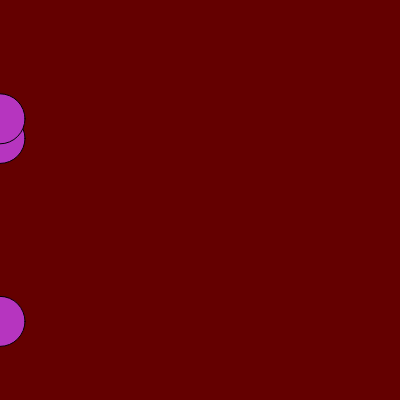
Frame 1 (no input)
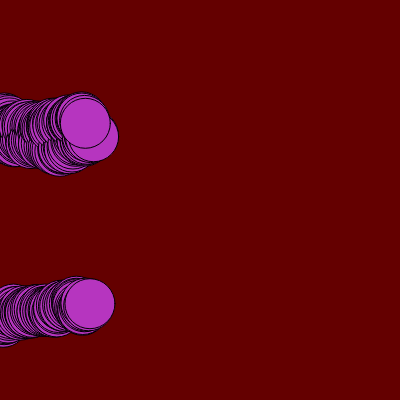
Frame 60 (no input)
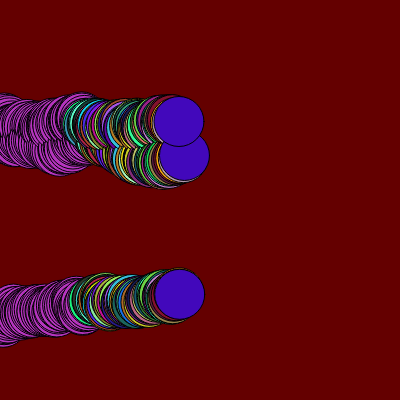
Frame 120 (the mouse pressed at the canvas centre since frame 60)

The p5.js sketch that drew these frames (run headless with seeded random() and noise() and a simulated clock; from frame 60 on, the mouse is pressed at the canvas centre):

// p5.js sketch
// ── sketch.js
let cor;
let circuloX; // horizontal
let circuloY; // vertical

function setup() {
  
  createCanvas(400, 400);// width x height
  background(color(100, 0, 0));
  cor = color(random(0, 255), random(0, 255), random(0, 255));
  circuloX = [0, 0, 0];
  circuloY = [random(height), random(height), random(height)];
}


// circuloX = 0,0,0
// circuloY =300, 150, 50

function draw() {
  
  fill(cor);
  
  // console.log(circuloX.length);
  for(let contador in circuloX) {
    // console.log(contador);
    circle(circuloX[contador],circuloY[contador], 50);
    circuloX[contador]+= random(0, 3);
    circuloY[contador]+= random(-3, 3);
    
    
    if(circuloX[contador] >= width) {
      circuloX[contador] = 0;
      circuloY[contador] = random(height);
    }
    
  }
  
  
  if(mouseIsPressed) {
    cor = color(random(0, 255), random(0, 255), random(0, 255)), random(0, 100);
  }
  
  
}
// ── Beatriz.html
<!DOCTYPE html>
<html lang="en">
  <head>
    <script src="https://cdnjs.cloudflare.com/ajax/libs/p5.js/1.9.2/p5.js"></script>
    <script src="https://cdnjs.cloudflare.com/ajax/libs/p5.js/1.9.2/addons/p5ound.min.js"></script>
    <link rel="stylesheet" type="text/css" href="style.css">
    <meta charset="utf-8" />

  </head>
  <body>
    <main>
    </main>
    <script src="sketch.js"></script>
  </body>
</html>
